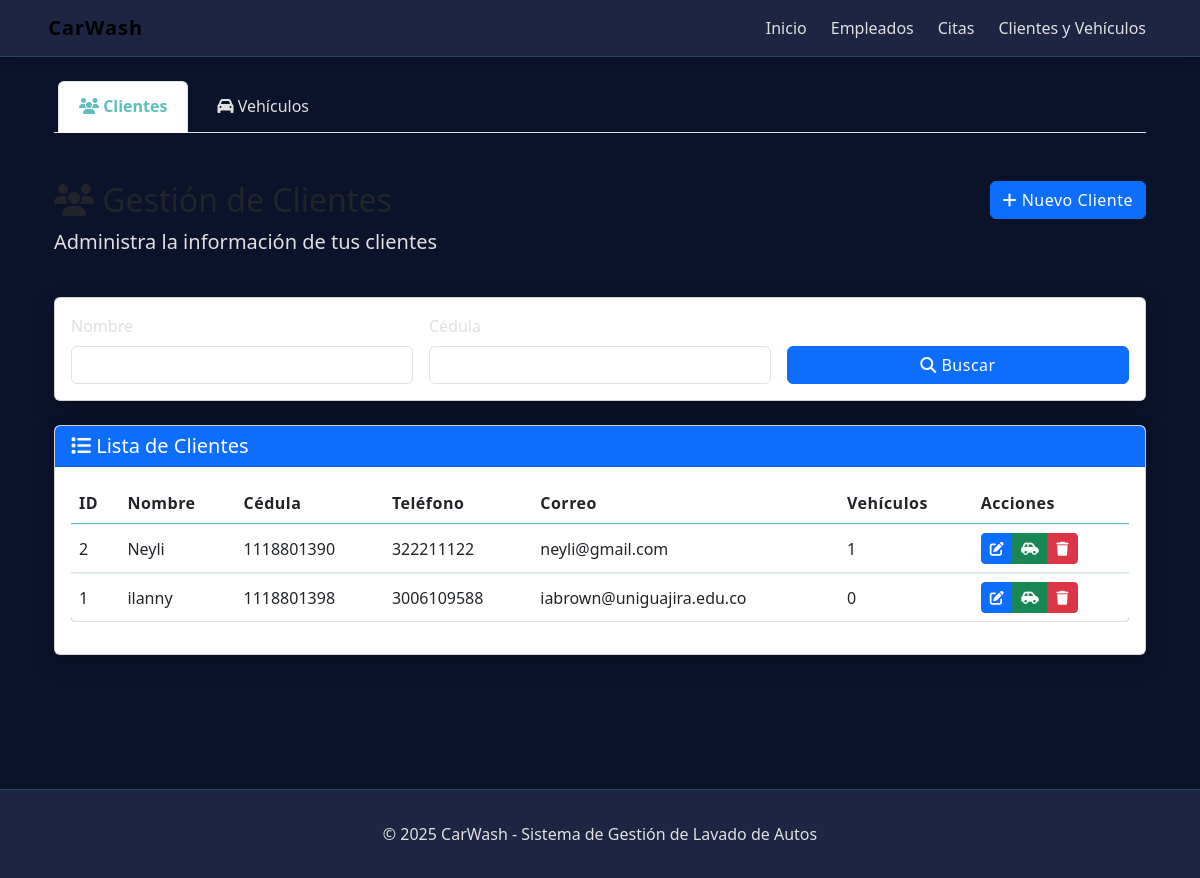
Page /bodega/ on the earlier database version.
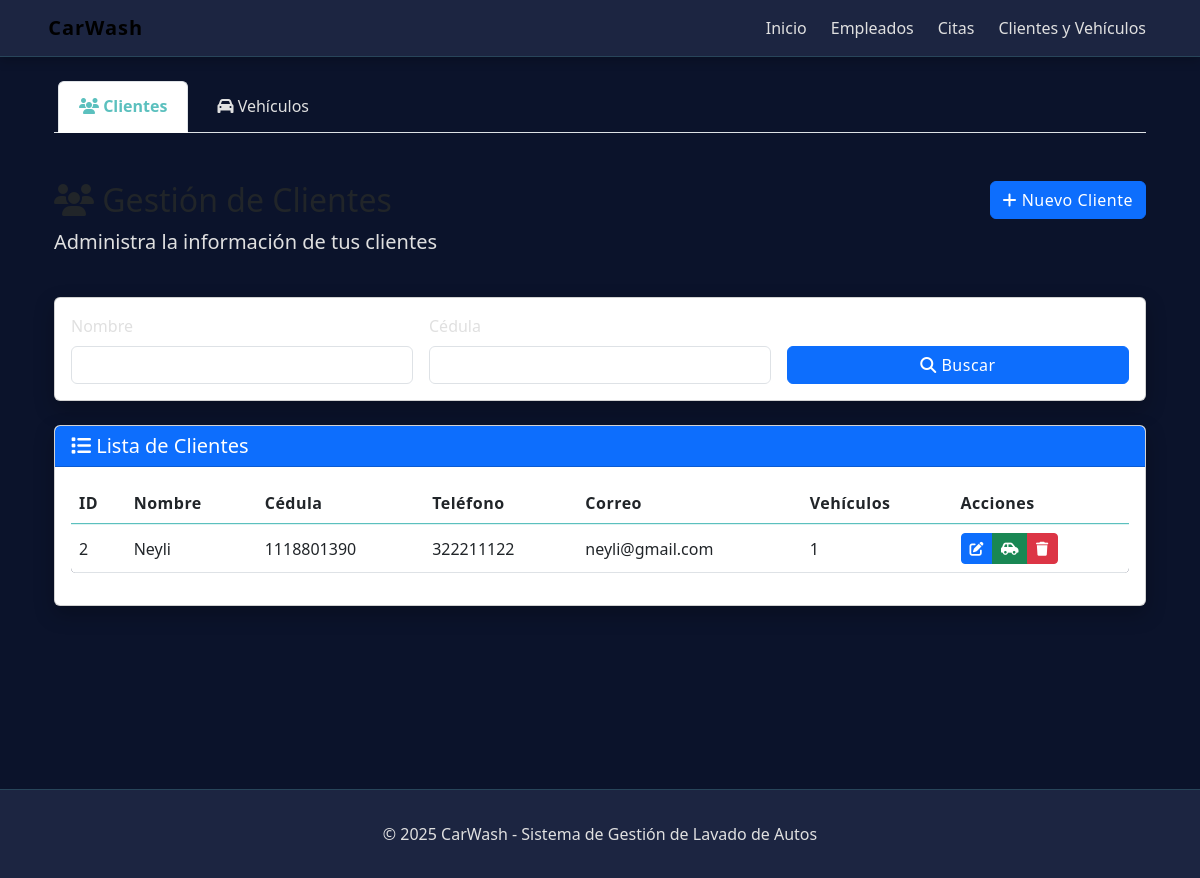
Same page on the later database version.
### DbWash/models.py (models this page shows, shortened)
class Cliente(models.Model):
    nombre = models.CharField(max_length=100, null=False)
    cedula = models.CharField(max_length=15, null=False)
    direccion = models.CharField(max_length=200, null=False)
    telefono = models.CharField(max_length=15, null=False)
    correo = models.EmailField(max_length=100, null=False)

### CarWash/views.py (the view)
# urls.py: path('bodega/', views.bodega, name='bodega'),
def bodega(request):
    nombre_cliente = request.GET.get('nombre_cliente', '')
    cedula = request.GET.get('cedula', '')
    placa = request.GET.get('placa', '')
    marca = request.GET.get('marca', '')
    cliente_nombre = request.GET.get('cliente_nombre', '')
    tab = request.GET.get('tab', 'clientes')
    clientes_list = Cliente.objects.all().order_by('nombre')
    if nombre_cliente:
        clientes_list = clientes_list.filter(nombre__icontains=nombre_cliente)
    if cedula:
        clientes_list = clientes_list.filter(cedula__icontains=cedula)
    vehiculos_list = Vehiculo.objects.all().order_by('marca', 'modelo')
    if placa:
        vehiculos_list = vehiculos_list.filter(placa__icontains=placa)
    if marca:
        vehiculos_list = vehiculos_list.filter(marca__icontains=marca)
    if cliente_nombre:
        vehiculos_list = vehiculos_list.filter(cliente__nombre__icontains=cliente_nombre)
    paginator_clientes = Paginator(clientes_list, 10)
    page_clientes = request.GET.get('page')
    clientes = paginator_clientes.get_page(page_clientes)
    paginator_vehiculos = Paginator(vehiculos_list, 10)
    page_vehiculos = request.GET.get('page')
    vehiculos = paginator_vehiculos.get_page(page_vehiculos)
    context = {
        'clientes': clientes,
        'vehiculos': vehiculos,
        'tab': tab
    }
    return render(request, 'bodega.html', context)

### DbWash/models.py (called while the page is built)
    def __str__(self):
        return f"{self.marca} {self.modelo} ({self.placa})"

    def get_total(self):
        return sum(servicio.precio for servicio in self.servicios.all())

### templates/bodega.html (shortened to what the changed rows need)
{% extends "./layouts/base.html" %}
{% block content %}
    <div class="container">
        <div class="tab-content" id="myTabContent">
            <div class="tab-pane fade show active" id="clientes" role="tabpanel" aria-labelledby="clientes-tab">
                <div class="row mb-4">
                    <div class="col-md-8">
                        <h2><i class="fas fa-users"></i> Gestión de Clientes</h2>
                    </div>
                </div>
                <div class="card">
                    <div class="card-body">
                        <div class="table-responsive">
                            <table class="table table-hover">
                                <thead>
                                    <tr>
                                        <th>ID</th>
                                        <th>Nombre</th>
                                        <th>Cédula</th>
                                        <th>Teléfono</th>
                                        <th>Correo</th>
                                        <th>Vehículos</th>
                                        <th>Acciones</th>
                                    </tr>
                                </thead>
                                <tbody>
                                    {% if clientes %}
                                        {% for cliente in clientes %}
                                            <tr>
                                                <td>{{ cliente.id }}</td>
                                                <td>{{ cliente.nombre }}</td>
                                                <td>{{ cliente.cedula }}</td>
                                                <td>{{ cliente.telefono }}</td>
                                                <td>{{ cliente.correo }}</td>
                                                <td>{{ cliente.vehiculo_set.count }}</td>
                                                <td>
                                                    <div class="btn-group btn-group-sm">
                                                        <button class="btn btn-primary" data-bs-toggle="modal" data-bs-target="#editarClienteModal{{ cliente.id }}">
                                                            <i class="fas fa-edit"></i>
                                                        </button>
                                                        <button class="btn btn-success" data-bs-toggle="modal" data-bs-target="#agregarVehiculoModal{{ cliente.id }}">
                                                            <i class="fas fa-car-side"></i>
                                                        </button>
                                                        <button class="btn btn-danger" data-bs-toggle="modal" data-bs-target="#eliminarClienteModal{{ cliente.id }}">
                                                            <i class="fas fa-trash"></i>
                                                        </button>
                                                    </div>
                                                </td>
                                            </tr>
                                        {% endfor %}
                                    {% else %}
                                        <tr>
                                            <td colspan="7" class="text-center">No hay clientes registrados</td>
                                        </tr>
                                    {% endif %}
                                </tbody>
                            </table>
                        </div>
                    </div>
                </div>
            </div>
        </div>
    </div>
{% endblock %}

Differences in the rows shown:
removed Cliente: id "1", nombre "ilanny", cedula "1118801398", telefono "3006109588", correo "iabrown@uniguajira.edu.co", vehiculo_set.count "0"
